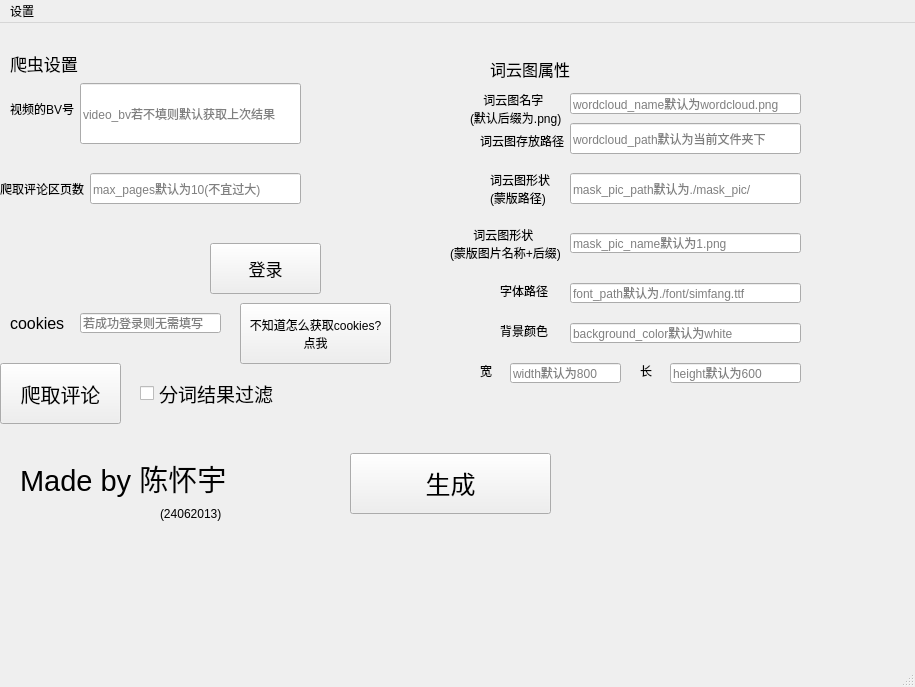
<?xml version="1.0" encoding="UTF-8"?>
<ui version="4.0">
 <class>MainWindow</class>
 <widget class="QMainWindow" name="MainWindow">
  <property name="geometry">
   <rect>
    <x>0</x>
    <y>0</y>
    <width>915</width>
    <height>687</height>
   </rect>
  </property>
  <property name="windowTitle">
   <string>Bilibili Web Crawler &amp;&amp; Wordcloud</string>
  </property>
  <widget class="QWidget" name="centralwidget">
   <widget class="QLineEdit" name="video_bv_lineEdit">
    <property name="geometry">
     <rect>
      <x>80</x>
      <y>60</y>
      <width>221</width>
      <height>61</height>
     </rect>
    </property>
    <property name="placeholderText">
     <string>video_bv若不填则默认获取上次结果</string>
    </property>
   </widget>
   <widget class="QLineEdit" name="wordcloud_name_lineEdit">
    <property name="geometry">
     <rect>
      <x>570</x>
      <y>70</y>
      <width>231</width>
      <height>21</height>
     </rect>
    </property>
    <property name="text">
     <string/>
    </property>
    <property name="placeholderText">
     <string>wordcloud_name默认为wordcloud.png</string>
    </property>
   </widget>
   <widget class="QLabel" name="video_bv_label">
    <property name="geometry">
     <rect>
      <x>10</x>
      <y>60</y>
      <width>71</width>
      <height>51</height>
     </rect>
    </property>
    <property name="text">
     <string>视频的BV号</string>
    </property>
   </widget>
   <widget class="QLabel" name="wordcloudAttribute">
    <property name="geometry">
     <rect>
      <x>490</x>
      <y>30</y>
      <width>91</width>
      <height>31</height>
     </rect>
    </property>
    <property name="font">
     <font>
      <pointsize>12</pointsize>
     </font>
    </property>
    <property name="text">
     <string>词云图属性</string>
    </property>
   </widget>
   <widget class="QPushButton" name="generate_wordcloud_pushButton">
    <property name="geometry">
     <rect>
      <x>350</x>
      <y>430</y>
      <width>201</width>
      <height>61</height>
     </rect>
    </property>
    <property name="font">
     <font>
      <pointsize>19</pointsize>
     </font>
    </property>
    <property name="text">
     <string>生成</string>
    </property>
   </widget>
   <widget class="QLabel" name="wordcloud_name_label">
    <property name="geometry">
     <rect>
      <x>470</x>
      <y>60</y>
      <width>111</width>
      <height>51</height>
     </rect>
    </property>
    <property name="text">
     <string>    词云图名字
(默认后缀为.png)</string>
    </property>
   </widget>
   <widget class="QLabel" name="crawlerSettings">
    <property name="geometry">
     <rect>
      <x>10</x>
      <y>30</y>
      <width>81</width>
      <height>21</height>
     </rect>
    </property>
    <property name="font">
     <font>
      <pointsize>13</pointsize>
     </font>
    </property>
    <property name="text">
     <string>爬虫设置</string>
    </property>
   </widget>
   <widget class="QLabel" name="max_pages_label">
    <property name="geometry">
     <rect>
      <x>0</x>
      <y>150</y>
      <width>91</width>
      <height>31</height>
     </rect>
    </property>
    <property name="text">
     <string>爬取评论区页数</string>
    </property>
   </widget>
   <widget class="QLineEdit" name="max_pages_lineEdit">
    <property name="geometry">
     <rect>
      <x>90</x>
      <y>150</y>
      <width>211</width>
      <height>31</height>
     </rect>
    </property>
    <property name="placeholderText">
     <string>max_pages默认为10(不宜过大)</string>
    </property>
   </widget>
   <widget class="QLabel" name="wordcloud_path_label">
    <property name="geometry">
     <rect>
      <x>480</x>
      <y>110</y>
      <width>91</width>
      <height>16</height>
     </rect>
    </property>
    <property name="text">
     <string>词云图存放路径</string>
    </property>
   </widget>
   <widget class="QLineEdit" name="wordcloud_path_lineEdit">
    <property name="geometry">
     <rect>
      <x>570</x>
      <y>100</y>
      <width>231</width>
      <height>31</height>
     </rect>
    </property>
    <property name="placeholderText">
     <string>wordcloud_path默认为当前文件夹下</string>
    </property>
   </widget>
   <widget class="QLabel" name="mask_pic_path_label">
    <property name="geometry">
     <rect>
      <x>490</x>
      <y>140</y>
      <width>61</width>
      <height>51</height>
     </rect>
    </property>
    <property name="text">
     <string>词云图形状
(蒙版路径)</string>
    </property>
   </widget>
   <widget class="QLineEdit" name="mask_pic_path_lineEdit">
    <property name="geometry">
     <rect>
      <x>570</x>
      <y>150</y>
      <width>231</width>
      <height>31</height>
     </rect>
    </property>
    <property name="placeholderText">
     <string>mask_pic_path默认为./mask_pic/</string>
    </property>
   </widget>
   <widget class="QLabel" name="mask_pic_name_label">
    <property name="geometry">
     <rect>
      <x>450</x>
      <y>200</y>
      <width>141</width>
      <height>41</height>
     </rect>
    </property>
    <property name="text">
     <string>       词云图形状
(蒙版图片名称+后缀)</string>
    </property>
   </widget>
   <widget class="QLineEdit" name="mask_pic_name_lineEdit">
    <property name="geometry">
     <rect>
      <x>570</x>
      <y>210</y>
      <width>231</width>
      <height>20</height>
     </rect>
    </property>
    <property name="placeholderText">
     <string>mask_pic_name默认为1.png</string>
    </property>
   </widget>
   <widget class="QLabel" name="font_path_label">
    <property name="geometry">
     <rect>
      <x>500</x>
      <y>260</y>
      <width>51</width>
      <height>16</height>
     </rect>
    </property>
    <property name="text">
     <string>字体路径</string>
    </property>
   </widget>
   <widget class="QLineEdit" name="font_path_lineEdit">
    <property name="geometry">
     <rect>
      <x>570</x>
      <y>260</y>
      <width>231</width>
      <height>20</height>
     </rect>
    </property>
    <property name="placeholderText">
     <string>font_path默认为./font/simfang.ttf</string>
    </property>
   </widget>
   <widget class="QLabel" name="background_color_label">
    <property name="geometry">
     <rect>
      <x>500</x>
      <y>300</y>
      <width>51</width>
      <height>16</height>
     </rect>
    </property>
    <property name="text">
     <string>背景颜色</string>
    </property>
   </widget>
   <widget class="QLineEdit" name="background_color_lineEdit">
    <property name="geometry">
     <rect>
      <x>570</x>
      <y>300</y>
      <width>231</width>
      <height>20</height>
     </rect>
    </property>
    <property name="placeholderText">
     <string>background_color默认为white</string>
    </property>
   </widget>
   <widget class="QLabel" name="width_label">
    <property name="geometry">
     <rect>
      <x>480</x>
      <y>340</y>
      <width>21</width>
      <height>16</height>
     </rect>
    </property>
    <property name="text">
     <string>宽</string>
    </property>
   </widget>
   <widget class="QLineEdit" name="width_lineEdit">
    <property name="geometry">
     <rect>
      <x>510</x>
      <y>340</y>
      <width>111</width>
      <height>20</height>
     </rect>
    </property>
    <property name="placeholderText">
     <string>width默认为800</string>
    </property>
   </widget>
   <widget class="QLabel" name="height_label">
    <property name="geometry">
     <rect>
      <x>640</x>
      <y>340</y>
      <width>21</width>
      <height>16</height>
     </rect>
    </property>
    <property name="text">
     <string>长</string>
    </property>
   </widget>
   <widget class="QLineEdit" name="height_lineEdit">
    <property name="geometry">
     <rect>
      <x>670</x>
      <y>340</y>
      <width>131</width>
      <height>20</height>
     </rect>
    </property>
    <property name="placeholderText">
     <string>height默认为600</string>
    </property>
   </widget>
   <widget class="QLabel" name="crab_pic">
    <property name="geometry">
     <rect>
      <x>640</x>
      <y>420</y>
      <width>181</width>
      <height>141</height>
     </rect>
    </property>
    <property name="text">
     <string/>
    </property>
    <property name="pixmap">
     <pixmap>img/crab.png</pixmap>
    </property>
   </widget>
   <widget class="QLabel" name="bilibili_logo_pic">
    <property name="geometry">
     <rect>
      <x>0</x>
      <y>200</y>
      <width>241</width>
      <height>91</height>
     </rect>
    </property>
    <property name="text">
     <string/>
    </property>
    <property name="pixmap">
     <pixmap>img/bilibili_logo.png</pixmap>
    </property>
   </widget>
   <widget class="QLabel" name="about">
    <property name="geometry">
     <rect>
      <x>20</x>
      <y>420</y>
      <width>211</width>
      <height>71</height>
     </rect>
    </property>
    <property name="font">
     <font>
      <pointsize>22</pointsize>
     </font>
    </property>
    <property name="text">
     <string>Made by 陈怀宇</string>
    </property>
   </widget>
   <widget class="QLabel" name="about2">
    <property name="geometry">
     <rect>
      <x>160</x>
      <y>480</y>
      <width>71</width>
      <height>21</height>
     </rect>
    </property>
    <property name="text">
     <string>(24062013)</string>
    </property>
   </widget>
   <widget class="QLabel" name="about_pic">
    <property name="geometry">
     <rect>
      <x>20</x>
      <y>520</y>
      <width>281</width>
      <height>131</height>
     </rect>
    </property>
    <property name="text">
     <string/>
    </property>
    <property name="pixmap">
     <pixmap>img/about.png</pixmap>
    </property>
   </widget>
   <widget class="QPushButton" name="pachong_pushButton">
    <property name="geometry">
     <rect>
      <x>0</x>
      <y>340</y>
      <width>121</width>
      <height>61</height>
     </rect>
    </property>
    <property name="font">
     <font>
      <pointsize>15</pointsize>
     </font>
    </property>
    <property name="text">
     <string>爬取评论</string>
    </property>
   </widget>
   <widget class="QCheckBox" name="del_checkBox">
    <property name="geometry">
     <rect>
      <x>140</x>
      <y>350</y>
      <width>151</width>
      <height>41</height>
     </rect>
    </property>
    <property name="font">
     <font>
      <pointsize>14</pointsize>
     </font>
    </property>
    <property name="text">
     <string>分词结果过滤</string>
    </property>
   </widget>
   <widget class="QPushButton" name="login_pushButton">
    <property name="geometry">
     <rect>
      <x>210</x>
      <y>220</y>
      <width>111</width>
      <height>51</height>
     </rect>
    </property>
    <property name="font">
     <font>
      <pointsize>13</pointsize>
     </font>
    </property>
    <property name="text">
     <string>登录</string>
    </property>
   </widget>
   <widget class="QLineEdit" name="cookies_lineEdit">
    <property name="geometry">
     <rect>
      <x>80</x>
      <y>290</y>
      <width>141</width>
      <height>20</height>
     </rect>
    </property>
    <property name="placeholderText">
     <string>若成功登录则无需填写</string>
    </property>
   </widget>
   <widget class="QLabel" name="cookies_label">
    <property name="geometry">
     <rect>
      <x>10</x>
      <y>290</y>
      <width>61</width>
      <height>21</height>
     </rect>
    </property>
    <property name="font">
     <font>
      <pointsize>12</pointsize>
     </font>
    </property>
    <property name="text">
     <string>cookies</string>
    </property>
   </widget>
   <widget class="QPushButton" name="pushButton_2">
    <property name="geometry">
     <rect>
      <x>240</x>
      <y>280</y>
      <width>151</width>
      <height>61</height>
     </rect>
    </property>
    <property name="text">
     <string>不知道怎么获取cookies?
点我</string>
    </property>
   </widget>
  </widget>
  <widget class="QMenuBar" name="menubar">
   <property name="geometry">
    <rect>
     <x>0</x>
     <y>0</y>
     <width>915</width>
     <height>33</height>
    </rect>
   </property>
   <widget class="QMenu" name="menu">
    <property name="title">
     <string>设置</string>
    </property>
   </widget>
   <addaction name="menu"/>
  </widget>
  <widget class="QStatusBar" name="statusbar"/>
 </widget>
 <resources/>
 <connections/>
</ui>
